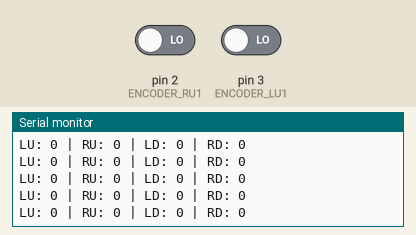
A sketch run on a simulated Arduino Mega 2560, built with avr-gcc and run on an emulated ATmega2560. Shown: the last lines printed to the serial monitor. The inputs (shaded band) are chosen by the test bench; at power-on: pin 2 (ENCODER_RU1) LOW, pin 3 (ENCODER_LU1) LOW.

Above: at 1.2 s.
1.3 s: pin 2 (ENCODER_RU1) driven HIGH
At 2.3 s:
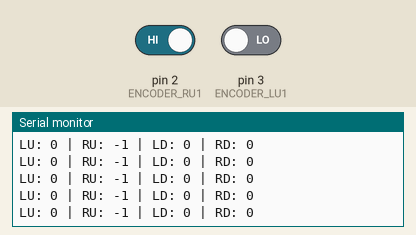
4.3 s: pin 3 (ENCODER_LU1) driven HIGH
At 5.1 s:
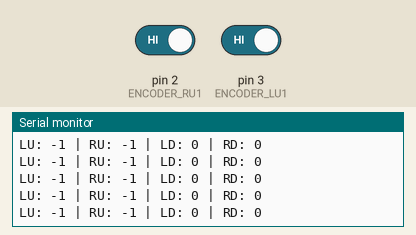

Measured:
- after the input at 1.3 s, the serial monitor: prints a new line after 0.09 s (image 1)
- after the input at 4.3 s, the serial monitor: prints a new line after 0.08 s (image 2)

The sketch:

sketch_nov3b.ino
```cpp
#define ENCODER_LU1 3
#define ENCODER_LU2 1
#define ENCODER_RU1 2
#define ENCODER_RU2 0
#define ENCODER_LD1 30
#define ENCODER_LD2 32
#define ENCODER_RD1 34
#define ENCODER_RD2 9

volatile int encoderPositionLU = 0;
volatile int encoderPositionRU = 0;
volatile int encoderPositionLD = 0;
volatile int encoderPositionRD = 0;


void setup(){
  Serial.begin(9600);
  pinMode(ENCODER_LU1, INPUT);
  pinMode(ENCODER_LU2, INPUT);
  pinMode(ENCODER_RU1, INPUT);
  pinMode(ENCODER_RU2, INPUT);
  pinMode(ENCODER_LD1, INPUT);
  pinMode(ENCODER_LD2, INPUT);
  pinMode(ENCODER_RD1, INPUT);
  pinMode(ENCODER_RD2, INPUT);

  attachInterrupt(digitalPinToInterrupt(ENCODER_LU1),readEncoderLU,RISING);
  attachInterrupt(digitalPinToInterrupt(ENCODER_RU1),readEncoderRU,RISING);
  attachInterrupt(digitalPinToInterrupt(ENCODER_LD1),readEncoderLD,RISING);
  attachInterrupt(digitalPinToInterrupt(ENCODER_RD1),readEncoderRD,RISING);
}


void readEncoderRU(){
  if (digitalRead(ENCODER_RU1) == digitalRead(ENCODER_RU2)){
    encoderPositionRU++;
  }
  else{
    encoderPositionRU--;
  }
}

void readEncoderLU(){
  if (digitalRead(ENCODER_LU1) == digitalRead(ENCODER_LU2)){
    encoderPositionLU++;
  }
  else{
    encoderPositionLU--;
  }
}

void readEncoderLD(){
  if (digitalRead(ENCODER_LD1) == digitalRead(ENCODER_LD2)){
    encoderPositionLD++;
  }
  else{
    encoderPositionLD--;
  }
}


void readEncoderRD(){
  if (digitalRead(ENCODER_RD1) == digitalRead(ENCODER_RD2)){
    encoderPositionRD++;
  }
  else{
    encoderPositionRD--;
  }
}

void loop(){
  Serial.print("LU: ");
  Serial.print(encoderPositionLU);
  Serial.print(" | RU: ");
  Serial.print(encoderPositionRU);
  Serial.print(" | LD: ");
  Serial.print(encoderPositionLD);
  Serial.print(" | RD: ");
  Serial.println(encoderPositionRD);
}
```
